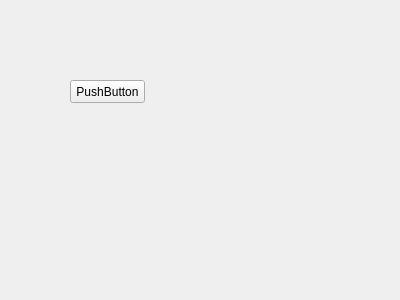
<?xml version="1.0" encoding="UTF-8"?>
<ui version="4.0">
 <class>SimpleView</class>
 <widget class="QWidget" name="SimpleView">
  <property name="geometry">
   <rect>
    <x>0</x>
    <y>0</y>
    <width>400</width>
    <height>300</height>
   </rect>
  </property>
  <property name="windowTitle">
   <string>SimpleView</string>
  </property>
  <property name="windowIcon">
   <iconset resource="resources.qrc">
    <normaloff>:/icons/img/settings.png</normaloff>:/icons/img/settings.png</iconset>
  </property>
  <widget class="QPushButton" name="bt_1">
   <property name="geometry">
    <rect>
     <x>70</x>
     <y>80</y>
     <width>75</width>
     <height>23</height>
    </rect>
   </property>
   <property name="text">
    <string>PushButton</string>
   </property>
  </widget>
 </widget>
 <resources>
  <include location="resources.qrc"/>
 </resources>
 <connections/>
</ui>
